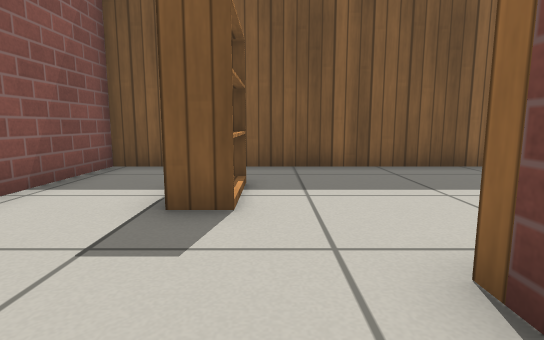
[1] (above)

16 first-person views from a walk through a world built for the Gazebo simulator. The camera is 0.5 m above the floor, tilts 8° down and sees 80° across. The floor is counted in squares, 0.5 m on a side. Each view is taken from the middle of a square. On the plan, view 1 faces up. The plan holds only what a view shows up to about 12 squares ahead; the rest is blank. Simple patterns stand in for the simulator's built-in surfaces.

[2]
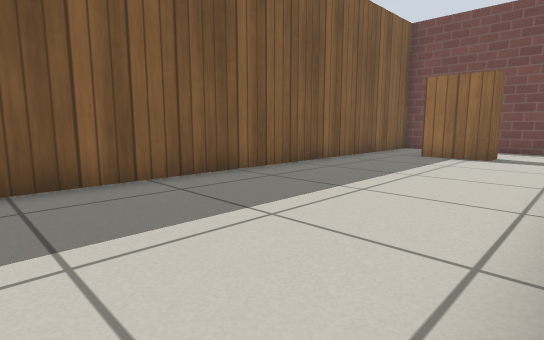

[3]
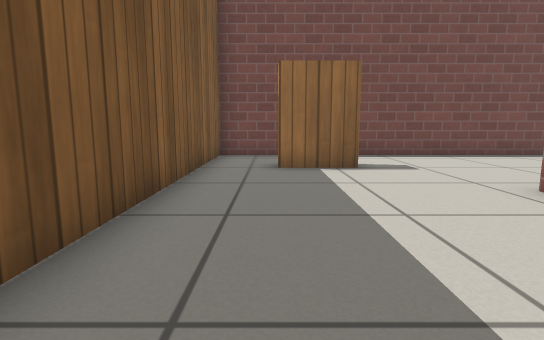

[4]
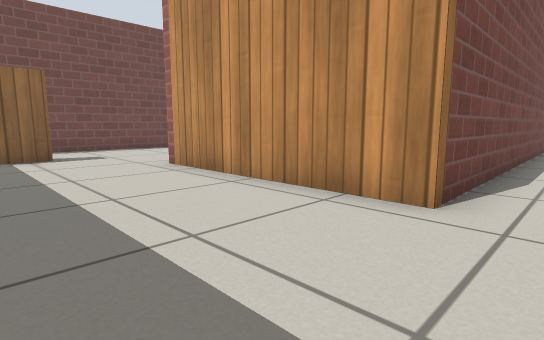

[5]
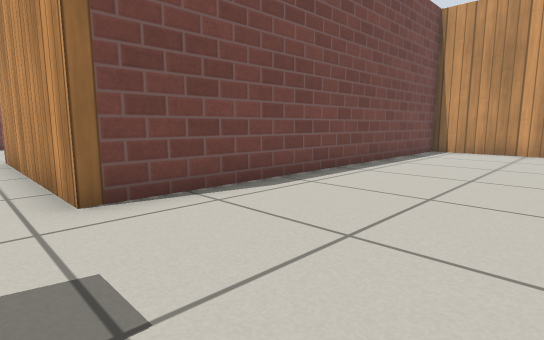

[6]
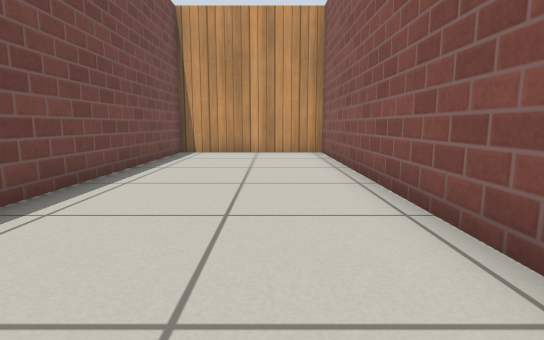

[7]
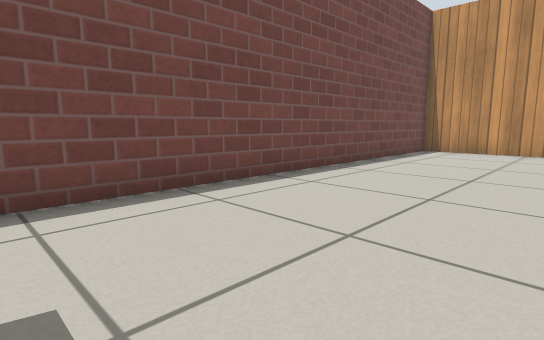

[8]
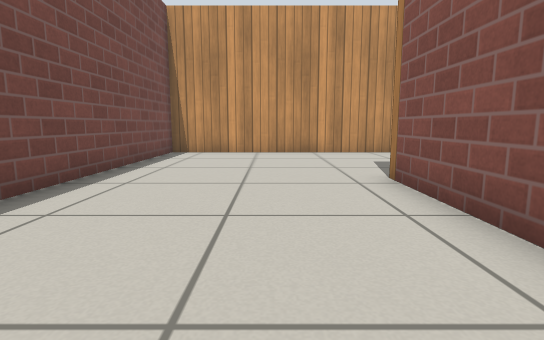

[9]
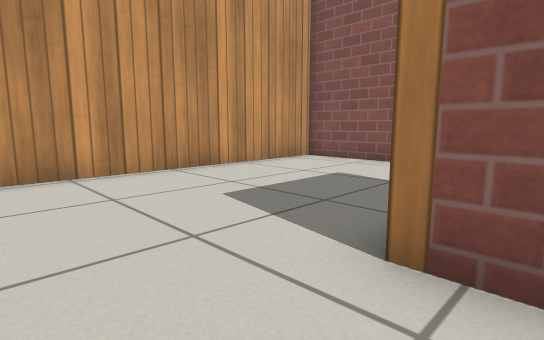

[10]
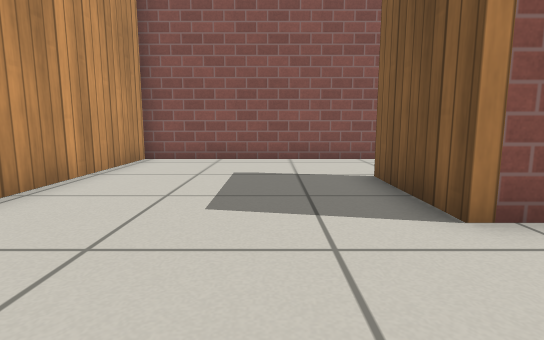

[11]
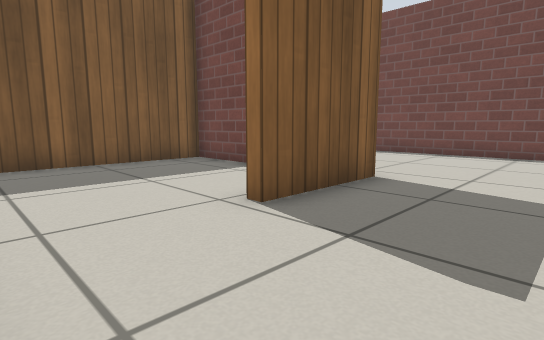

[12]
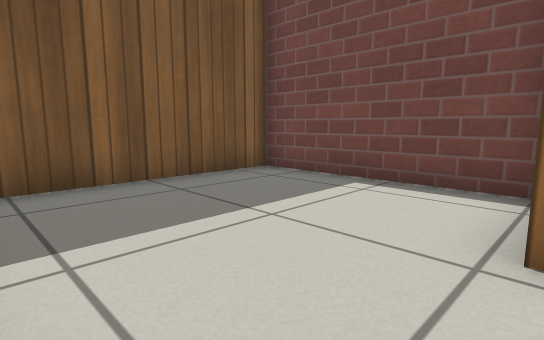

[13]
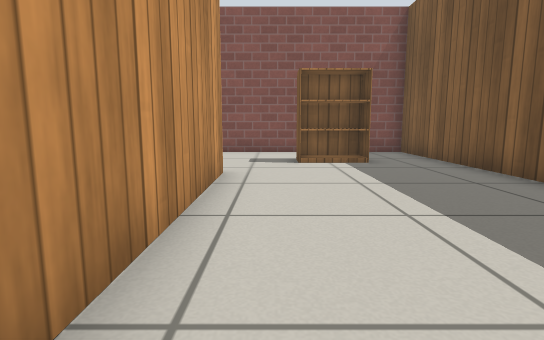

[14]
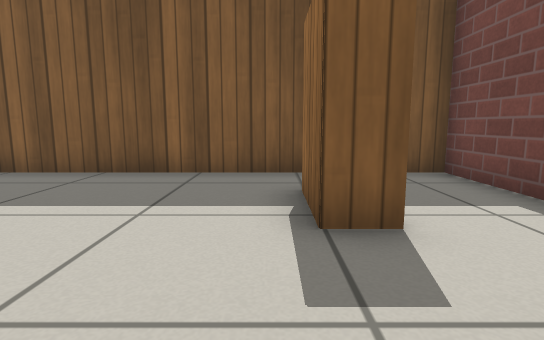

[15]
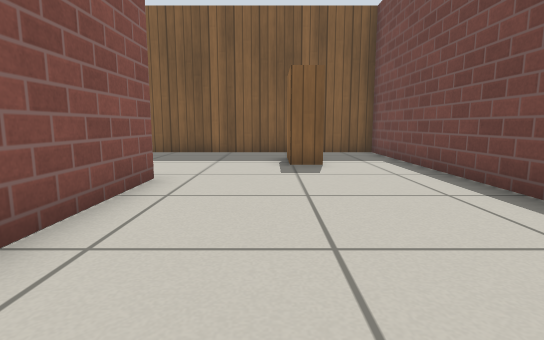

[16]
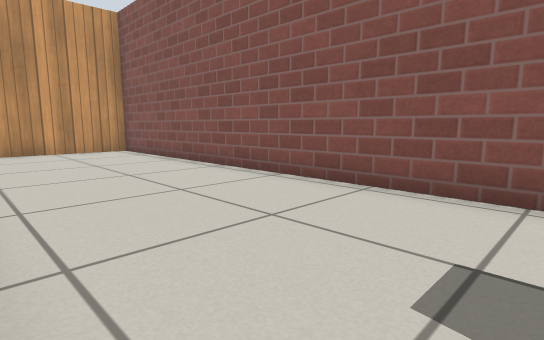

### Floor plan
Points are (right, up) in squares from view 1. A wall is a line through its corners. A room is listed if a view was taken in it or the views show most of it. See-through windows are left out.
Room 1 (views 1, 2, 3, 4, 5, 6, 7, 8, 9, 10, 11, 12, 13, 14, 15, 16)
walls: (1.6, -2.9) (1.6, -9.7) (13.6, -9.7) (13.6, 7.7) (-3.8, 7.7) (-3.8, -9.7) (1.3, -9.7) (1.3, 2) (7.8, 2) (7.8, -4) (4.8, -4) (4.8, -3.6)
ways out: opening at (3, -4) to room 2
objects: bookshelf (-1, 4) to (-1, 5); bookshelf (11, 4) to (11, 6)
Room 2 (no view inside)
walls: (7.5, -3.5) (7.5, 1.7) (2.4, 1.7)
ways out: opening at (3, -4) to room 1

Where each view was taken, in squares from view 1:
view 1: 0 up, 0 right, facing up
view 2: 2 up, 0 right, facing up-right
view 3: 6 up, 3 right, facing right
view 4: 6 up, 0 right, facing down-right
view 5: 3 up, 3 left, facing down-right
view 6: 2 up, 2 left, facing down
view 7: 3 up, 9 right, facing down-right
view 8: 2 up, 10 right, facing down
view 9: 3 down, 10 right, facing down-left
view 10: 6 down, 11 right, facing left
view 11: 7 down, 2 right, facing up-right
view 12: 4 down, 2 right, facing up-right
view 13: 3 up, 8 right, facing left
view 14: 1 up, 10 right, facing up
view 15: 4 down, 10 right, facing up
view 16: 3 up, 1 right, facing down-left
